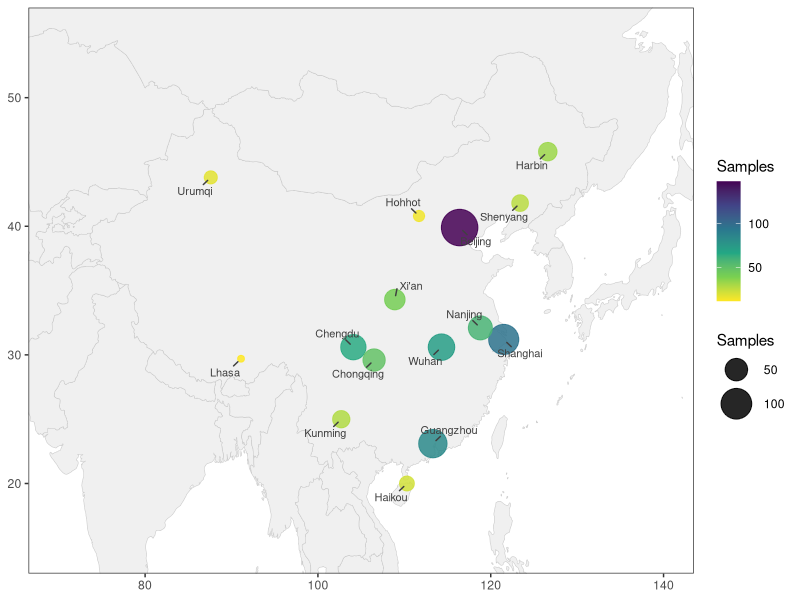
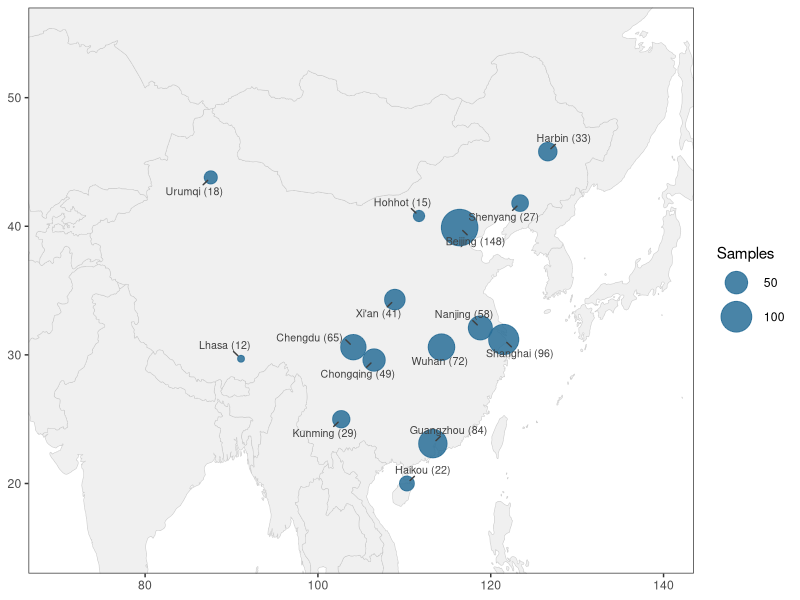
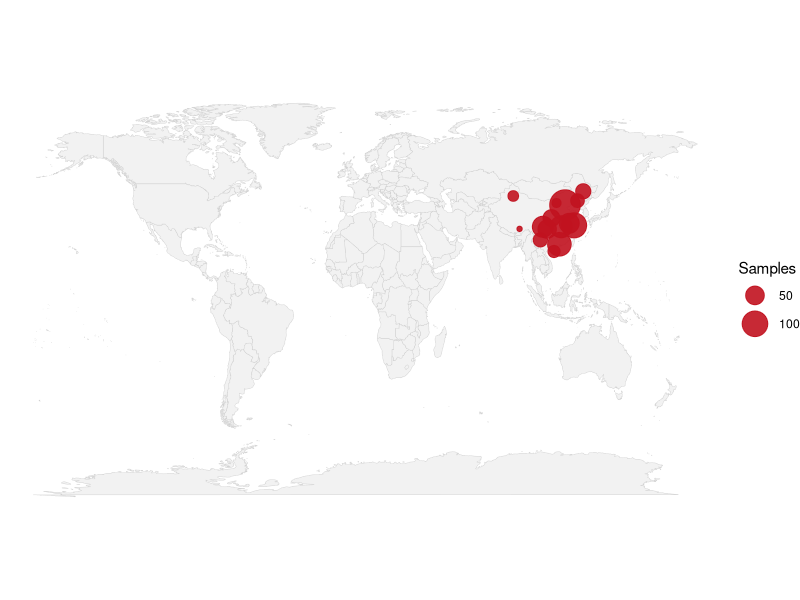

Reproduce these figures in R, in order.
## ---- chunk 1
# Installing necessary packages
if (!requireNamespace("tidyverse", quietly = TRUE)) {
  install.packages("tidyverse")
}
if (!requireNamespace("ggrepel", quietly = TRUE)) {
  install.packages("ggrepel")
}
if (!requireNamespace("maps", quietly = TRUE)) {
  install.packages("maps")
}

# Load packages
library(tidyverse)
library(ggrepel)
## ---- chunk 2
world_map <- ggplot2::map_data("world")

sampling_sites <- tribble(
  ~site,       ~lon,   ~lat,   ~n,
  "Beijing",   116.4,  39.9,   148,
  "Shanghai",  121.5,  31.2,    96,
  "Guangzhou", 113.3,  23.1,    84,
  "Wuhan",     114.3,  30.6,    72,
  "Chengdu",   104.1,  30.6,    65,
  "Xi\'an",     108.9,  34.3,    41,
  "Harbin",    126.6,  45.8,    33,
  "Kunming",   102.7,  25.0,    29,
  "Lhasa",      91.1,  29.7,    12,
  "Urumqi",     87.6,  43.8,    18,
  "Shenyang",  123.4,  41.8,    27,
  "Nanjing",   118.8,  32.1,    58,
  "Chongqing", 106.5,  29.6,    49,
  "Hohhot",    111.7,  40.8,    15,
  "Haikou",    110.3,  20.0,    22)

head(sampling_sites, 3)
## ---- chunk 3
#| label: fig-1.1BasicSamplingMap
#| fig-cap: "Basic sampling site map"
#| out.width: "95%"
#| warning: false
#| message: false
#| fig-width: 9
#| fig-height: 6.5

ggplot() +
  geom_polygon(data = world_map, aes(long, lat, group = group),
               fill = "grey94", colour = "grey80", linewidth = .2) +
  geom_point(data = sampling_sites, aes(lon, lat, size = n, colour = n), alpha = .85) +
  geom_text_repel(data = sampling_sites, aes(lon, lat, label = site),
                  size = 2.8, colour = "grey25", min.segment.length = .2,
                  box.padding = .4, point.padding = .3) +
  scale_size_continuous(range = c(2, 12), name = "Samples") +
  scale_colour_viridis_c(option = "viridis", direction = -1, name = "Samples") +
  coord_cartesian(xlim = c(70, 140), ylim = c(15, 55)) +
  labs(x = NULL, y = NULL) +
  theme_bw(base_size = 11) +
  theme(panel.grid = element_blank())
## ---- chunk 4
#| label: fig-1.2LabelledSamplingMap
#| fig-cap: "Sampling map with counts in the labels"
#| out.width: "95%"
#| warning: false
#| message: false
#| fig-width: 9
#| fig-height: 6.5

ggplot() +
  geom_polygon(data = world_map, aes(long, lat, group = group),
               fill = "grey94", colour = "grey80", linewidth = .2) +
  geom_point(data = sampling_sites, aes(lon, lat, size = n), colour = "#2a6f97", alpha = .85) +
  geom_text_repel(data = sampling_sites, aes(lon, lat, label = paste0(site, " (", n, ")")),
                  size = 2.7, colour = "grey25", min.segment.length = .2,
                  box.padding = .4, point.padding = .3) +
  scale_size_continuous(range = c(2, 12), name = "Samples") +
  coord_cartesian(xlim = c(70, 140), ylim = c(15, 55)) +
  labs(x = NULL, y = NULL) +
  theme_bw(base_size = 11) +
  theme(panel.grid = element_blank())
## ---- chunk 5
#| label: fig-1.3WorldSamplingMap
#| fig-cap: "World view of the sampling sites"
#| out.width: "95%"
#| warning: false
#| message: false
#| fig-width: 9
#| fig-height: 5.2

ggplot() +
  geom_polygon(data = world_map, aes(long, lat, group = group),
               fill = "grey95", colour = "grey82", linewidth = .15) +
  geom_point(data = sampling_sites, aes(lon, lat, size = n), colour = "#c1121f", alpha = .9) +
  scale_size_continuous(range = c(1.5, 10), name = "Samples") +
  coord_fixed(ratio = 1.3) +
  labs(x = NULL, y = NULL) +
  theme_void(base_size = 11)
